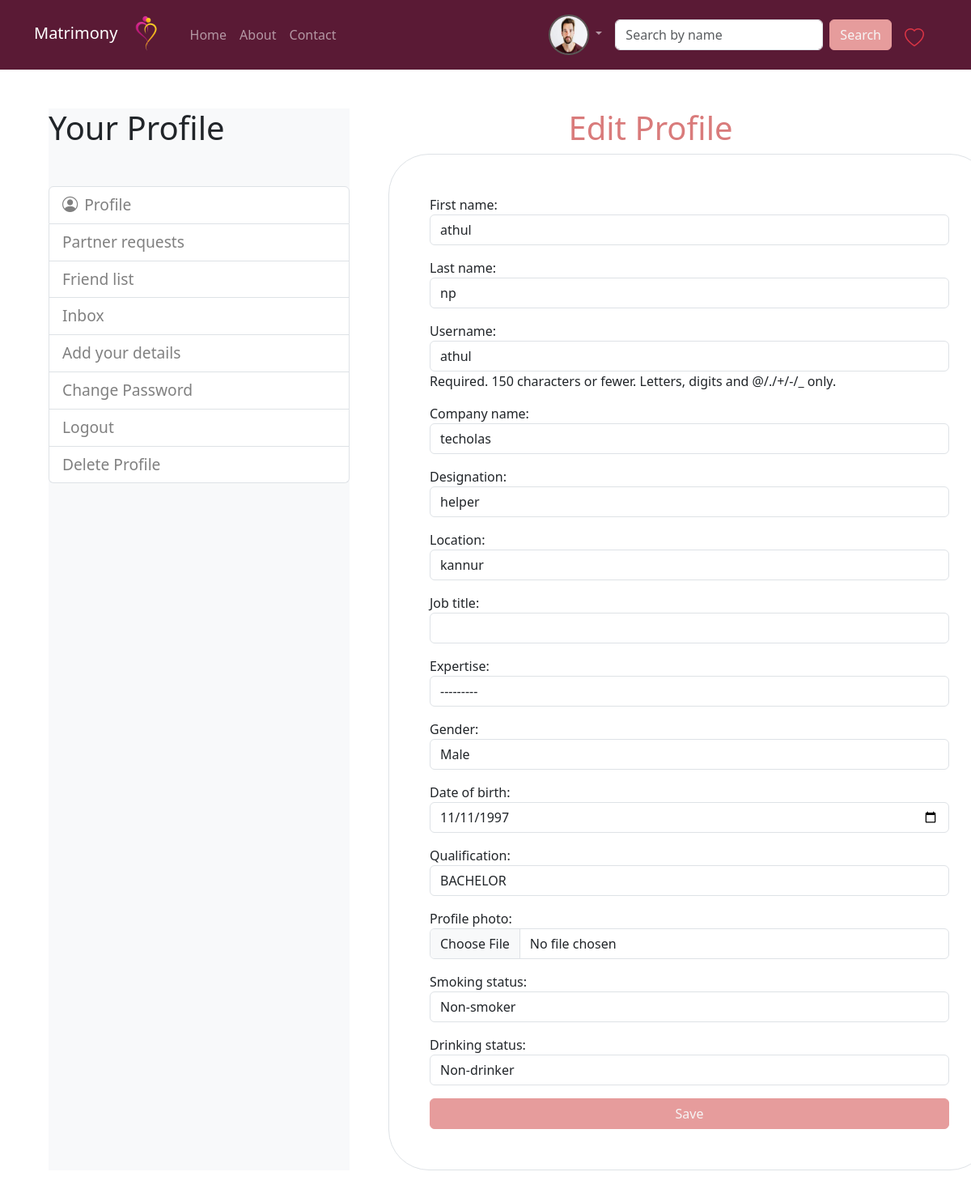
/profile/edit/ (signed in), run on the app's committed database.
### account/models.py (models this page shows, shortened)
class User(AbstractUser):
    GENDER_CHOICES = (
        ('MALE', 'Male'),
        ('FEMALE', 'Female'),
        ('OTHERS', 'Other'),
    )
    EXPERTISE_CHOICES = (
        ('BEGINNER', 'Beginner'),
        ('IINTERMEDIATE', 'Intermediate'),
        ('EXPERT', 'Expert'),
    )
    INTERESTS_CHOICES = (
        ('READING', 'Reading'),
        ('WRITING', 'Writing'),
        ('MUSIC', 'Music'),
        ('OTHERS', 'Others'),
    )
    HOBBIES_CHOICES = (
        ('DANCE', 'Dance'),
        ('TRAVEL', 'Travel'),
        ('FOOTBALL', 'Football'),
        ('CRICKET', 'Cricket'),
        ('OTHER', 'Other_activities'),
    )
    profile_photo = models.ImageField(
        upload_to='profile_photos/',
        blank=True,
        verbose_name='Profile photo'
    )
    date_of_birth = models.DateField(
        null=True,
        blank=False,
        verbose_name='Date of birth'
    )
    gender = models.CharField(
        max_length=10,
        choices=GENDER_CHOICES,
        blank=False,
        verbose_name='Gender',
        default='MALE'
    )
    phone_number = models.CharField(
        max_length=15,
        unique=True,
        blank=True,
        null=True,
        verbose_name='Phone number'
    )
    age = models.PositiveIntegerField(null=True, blank=True)
    hobbies = models.TextField(max_length=255, blank=False)
    interests = models.TextField(max_length=255, blank=False)
    smoking_status = models.CharField(max_length=20,default='Non-smoker', choices=[('Non-smoker', 'Non-smoker'),('Smoker', 'Smoker'),('Occasional', 'Occasional'),])
    drinking_status = models.CharField(max_length=20,default='Non-drinker', choices=[('Non-drinker', 'Non-drinker'),('Drinker', 'Drinker'),('Occasional', 'Occasional'),])
    qualification = models.CharField(max_length=255, blank=False
                                     ,choices=[('SSLC', 'SSLC'), ('PLUSTWO', 'PLUSTWO'), ('BACHELOR', 'BACHELOR'), ('MASTERS', 'MASTERS'), ('PHD', 'PHD')]
)
    company_name = models.CharField(max_length=255, blank=True)
    designation = models.CharField(max_length=255, blank=True)
    location = models.CharField(max_length=255, blank=True)
    job_title = models.CharField(max_length=255, blank=True)
    expertise = models.CharField(
        max_length=100,
        choices=EXPERTISE_CHOICES,
        blank=True,
        verbose_name='Expertise',
        default=''
    )

### account/views.py (the view, shortened to what this page needs)
# urls.py: path('profile/edit/', ProfileUpdateView.as_view(), name='profile_edit'),
class ProfileUpdateView(LoginRequiredMixin, FormView):
    model = User
    form_class = ProfileUpdateForm
    template_name = 'accounts/profile_update.html'
    success_url = reverse_lazy('account:profile')
    def get_form(self, form_class=None):
        if form_class is None:
            form_class = self.get_form_class()
        if self.request.method == 'POST':
            return form_class(self.request.POST, self.request.FILES, instance=self.request.user)
        else:
            return form_class(instance=self.request.user)

### account/templates/accounts/profile_update.html (shortened to what this page needs)
{% extends 'accounts/shared/accounts_base.html' %}
{% block accounts_content %}
    <h1 class="text-center" style="text-align: center;color: rgb(217, 123, 123);">Edit Profile</h1>
    <div class="container border ms-5" style="background-color:white;padding:50px;border-radius: 50px;">
    <form method="post" enctype="multipart/form-data">
        {{ form.as_p }}
        <div class="d-grid mt-2">
            <button type="submit" class="btn btn-primary" style="color: rgb(246, 245, 245);background-color: rgb(230, 156, 156);border-color:rgb(230, 156, 156);">Save</button>
        </div>
    </form>
    </div>
{% endblock accounts_content %}

### user/templates/usernav/shared/navbar.html (shortened to what this page needs)
{% load static %}
<!doctype html>
<html lang="en">
<head>
    <link href="https://cdn.jsdelivr.net/npm/bootstrap@5.3.2/dist/css/bootstrap.min.css" rel="stylesheet"
 />
    <link rel="stylesheet" href="https://cdn.jsdelivr.net/npm/bootstrap-icons@1.10.5/font/bootstrap-icons.css">
</head>
<body>
    <header>
            <nav class="navbar navbar-expand-sm navbar-dark " style="background-color: rgb(90, 26, 53);">
                <div class="container">
                    <a class="navbar-brand" href="#">Matrimony
                        <img src="{% static 'images/logo.png' %}" alt="" width="60" height="60">
                    </a>
                    <div class="collapse navbar-collapse" id="collapsibleNavId">
                        <ul class="navbar-nav me-auto mt-2 mt-lg-0">
                            <li class="nav-item mnav">
                                <a class="nav-link" href="{% url 'user:matrimonyhome' %}">Home</a>
                            </li>
                            <li class="nav-item mnav">
                                <a class="nav-link" href="{% url 'user:about' %}">About</a>
                            </li>
                            <li class="nav-item mnav">
                                <a class="nav-link" href="#">Contact</a>
                            </li>
                        </ul>
                        {% if user.is_authenticated %}
                        <ul class="navbar-nav ms-auto mt-2 mt-lg-0 me-2" >
                            <li class="nav-item dropdown">
                                <a class="nav-link dropdown-toggle" href="#" role="button" data-bs-toggle="dropdown" aria-expanded="false">
                                    <img src="{{user.profile_photo.url }}" alt="Profile Photo" width="50" height="50" style="border-radius: 25px;border: 2px solid rgb(90, 89, 86);" class="">
                                </a>
                              </li>
                        </ul>
                        {% endif %}
                        <form class="d-flex my-2 my-lg-0" method="get" action="{% url 'user:partner_search' %}">
                            <input class="form-control me-sm-2" type="text" name="name" placeholder="Search by name" />
                            <button class="btn my-2 my-sm-0" style="color: rgb(246, 245, 245); background-color: rgb(230, 156, 156); border-color: rgb(230, 156, 156);" type="submit">
                                Search
                            </button>
                        </form>
                        {% if user.is_authenticated %}
                        <li class="nav-item mt-2 fs-4 mx-3  " style="list-style: none;">
                            <a href="{% url 'user:favorites' %}">
                                <i class="bi bi-heart text-danger" ></i>
                            </a>
                        </li>
                        {% endif %}
                    </div>
                </div>
            </nav>
    </header>
    <main>
        {% block content %}
        {% endblock content %}
    </main>
</body>
</html>

### data on the page
User: profile_photo (picture), first_name "athul", last_name "np", username "athul", company_name "techolas", designation "helper", location "kannur", expertise "---------", gender "Male", date_of_birth "11/11/1997", qualification "BACHELOR", smoking_status "Non-smoker", drinking_status "Non-drinker"
